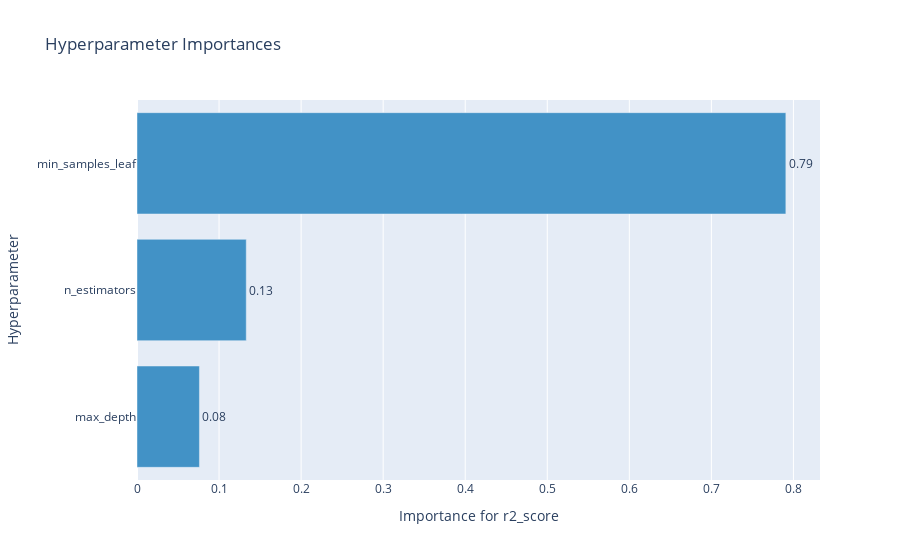

Notebook cell for this chart:
### Code cell
optuna.visualization.plot_param_importances(study, target_name="r2_score")

### Figure 1 — Plotly figure (JSON) as saved in the notebook; plotly's stock layout.template omitted (floating-point values rounded to 4 significant figures)
{"data": [{"cliponaxis": false, "hovertemplate": ["max_depth (IntDistribution): 0.07608832337312153<extra></extra>", "n_estimators (IntDistribution): 0.13314705979377764<extra></extra>", "min_samples_leaf (IntDistribution): 0.790764616833101<extra></extra>"], "marker": {"color": "rgb(66,146,198)"}, "orientation": "h", "text": ["0.08", "0.13", "0.79"], "textposition": "outside", "type": "bar", "x": [0.07609, 0.1331, 0.7908], "y": ["max_depth", "n_estimators", "min_samples_leaf"]}], "layout": {"showlegend": false, "title": {"text": "Hyperparameter Importances"}, "xaxis": {"title": {"text": "Importance for r2_score"}}, "yaxis": {"title": {"text": "Hyperparameter"}}}}
